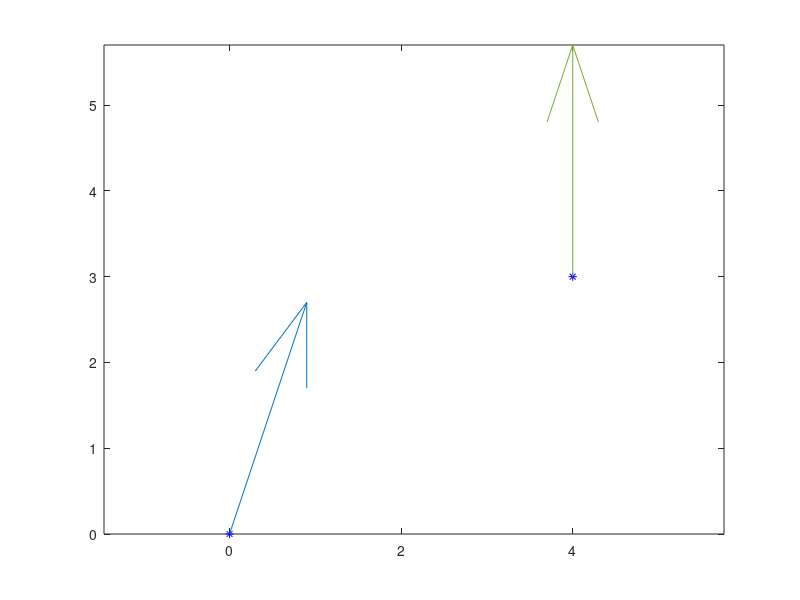

MATLAB code for this plot: (Note: this script raises an error after producing the figure.)
clear
px = [0 4]; py = [0,  3];
vx = [1, 0]; vy = [3, 3];
plot (px, py, 'b*');
axis equal; hold on;
quiver (px(1), py(1), vx(1), vy(1));
quiver (px(2), py(2), vx(2), vy(2));
syms a3 a2 a1 a0 t
x(t) = a3*t^3 + a2*t^2 + a1*t +a0;
xd(t) = diff(x, t);
t1 = 0; t2 = 1;
ex = [x(t1) == px(1),...
    x(t2) == px(2),...
    xd(t1) == vx(1),...
    xd(t2) == vx(2)]
mx = solve(ex, [a3 a2 a1 a0])
cx(t) = subs(x, [a3 a2 a1 a0], [mx.a3 mx.a2 mx.a1 mx.a0])
syms b3 b2 b1 b0 
y(t) = b3*t^3 + b2*t^2 + b1*t +b0;
yd(t) = diff(y, t);
ey = [y(t1) == py(1),...
    y(t2) == py(2),...
    yd(t1) == vy(1),...
    yd(t2) == vy(2)]
my = solve(ey, [b3 b2 b1 b0])
cy(t) = subs(y, [b3 b2 b1 b0], [my.b3 my.b2 my.b1 my.b0])
fplot(cx, cy, [t1 t2], 'r')